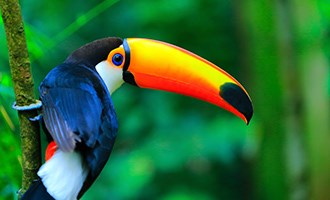
#> input picture HW09/img/pic2.jpg, 330 x 200 px
$ python PR5.py
#> lines starting #> are read from the running program, lines starting #| are printed output that depends on the picture
#> further down, img is the input picture: shape (200, 330, 3); mean B, G, R 53.9, 108.2, 43.6
import cv2
import numpy as np

from PR1 import second_image_path, second_image_name


def translate(img, x, y):  # image, # of pixels you want to shift in x and y axes

#> called with x = 10, y = 10
    trans_mat = np.float32([[1, 0, x], [0, 1, y]])  # translation matrix
    dimensions = (img.shape[1], img.shape[0])  # (width, height)
#> dimensions = (330, 200)

    return cv2.warpAffine(img, trans_mat, dimensions)
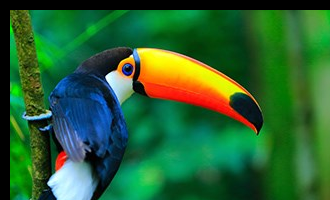
#> returned value: shape (200, 330, 3); mean of channels 0, 1, 2 49.3, 99.1, 40.7; drawn as B, G, R


def rotate(img, angle, rot_point=None):  # assume that None - rotating around the center

#> called with angle = 50
    (height, width) = (img.shape[0], img.shape[1])
#> height = 200; width = 330

    if rot_point is None:
        rot_point = (width // 2, height // 2)
#> rot_point = (165, 100)

    rot_mat = cv2.getRotationMatrix2D(rot_point, angle, 1.0)  # 1.0 - scale
    dimensions = (width, height)
#> dimensions = (330, 200)

    return cv2.warpAffine(img, rot_mat, dimensions)
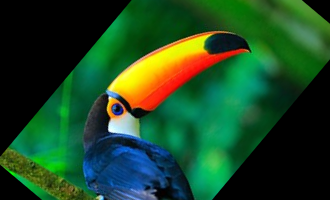
#> returned value: shape (200, 330, 3); mean of channels 0, 1, 2 36.3, 72.2, 28.7; drawn as B, G, R


if __name__ == "__main__":
    img = cv2.imread(second_image_path)
    cv2.imshow(second_image_name, img)

    translated_image = translate(img, 10, 10)  # image is to small for required parameters image goes out of frame
    cv2.imshow("translated_image", translated_image)

    rotated_translated = rotate(translated_image, angle=50)
    cv2.imshow("rotated_translated", rotated_translated)

    flipped_rotated_translated = flip = cv2.flip(rotated_translated, -1)
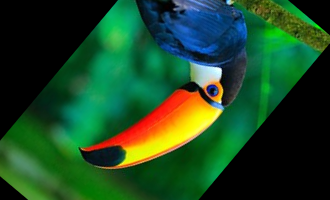
#> flipped_rotated_translated: shape (200, 330, 3); mean B, G, R 36.3, 72.2, 28.7
    cv2.imshow("flipped_rotated_translated", flipped_rotated_translated)
    cv2.waitKey(0)
